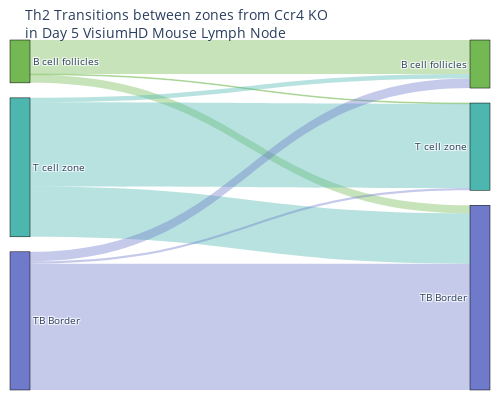

Source (notebook cell):
### Code cell
chart.adata.obs['banksy_cluster'] = chart.adata.obs['banksy_cluster'].astype('category')
chart.adata.obs['banksy_cluster'] = chart.adata.obs['banksy_cluster'].cat.remove_unused_categories()
chart.adata.obs['transition'] = chart.adata.obs['transition'].astype('category')
chart.adata.obs['transition']=chart.adata.obs['transition'].cat.remove_unused_categories()

df = chart.adata.obs[['banksy_cluster', 'transition']].copy()
counts = df.groupby(['banksy_cluster', 'transition']).size().unstack(fill_value=0)

plot_sankey_from_counts(
    df, counts, 
    # In Plotly, line breaks in titles using '\n' are not always rendered as new lines.
    # To achieve a line break in a Plotly title, use '<br>' instead of '\n'.
    "Th2 Transitions between zones from Ccr4 KO<br>in Day 5 VisiumHD Mouse Lymph Node", 
    f'figures/mouse_lymph1_{goi}KO_transitions_Th2.svg', 
    color_dict=color_dict
)

# if counts.empty:
#     # Create empty DataFrame with same index and columns
#     counts = pd.DataFrame(0, index=counts.index, columns=counts.columns)
# elif len(counts.index) != len(counts.columns):
#     # Add missing rows/columns with zeros
#     all_labels = sorted(set(counts.index) | set(counts.columns))
#     counts = counts.reindex(index=all_labels, columns=all_labels, fill_value=0)

# plt.figure(figsize=(3,3), dpi=300)
# sns.heatmap(
#     counts,
#     annot=True,
#     fmt='d',  # Changed to integer format
#     cmap='Blues',
#     linewidths=0.5,
#     linecolor='white',
#     cbar=False,
#     square=True,
#     annot_kws={"size": 6}
# )

# plt.title(f"Th2 Transitions between zones from Ccr4 KO\nin Day 5 VisiumHD Mouse Lymph Node", fontsize=8)
# plt.xlabel("Transition Label", fontsize=6)
# plt.ylabel("Original", fontsize=6)
# plt.xticks(rotation=45, ha='right', fontsize=6)
# plt.yticks(rotation=0, fontsize=6)

# plt.tight_layout()
# plt.savefig(f'figures/mouse_lymph1_{goi}KO_transitions_Th2.svg', format='svg', dpi=300, bbox_inches='tight', transparent=True)
# plt.show()

### Figure 1 — Plotly figure (JSON) as saved in the notebook; plotly's stock layout.template omitted (floating-point values rounded to 4 significant figures)
{"data": [{"link": {"color": ["rgba(116,184,84,0.4)", "rgba(116,184,84,0.4)", "rgba(116,184,84,0.4)", "rgba(76,182,175,0.4)", "rgba(76,182,175,0.4)", "rgba(76,182,175,0.4)", "rgba(111,123,202,0.4)", "rgba(111,123,202,0.4)", "rgba(111,123,202,0.4)"], "source": [0, 0, 0, 1, 1, 1, 2, 2, 2], "target": [3, 4, 5, 3, 4, 5, 3, 4, 5], "value": [46, 1, 11, 6, 114, 68, 13, 3, 171]}, "node": {"color": ["#74b854", "#4cb6af", "#6f7bca", "#74b854", "#4cb6af", "#6f7bca"], "label": ["B cell follicles", "T cell zone", "TB Border", "B cell follicles", "T cell zone", "TB Border"], "line": {"color": "black", "width": 0.5}, "pad": 15, "thickness": 20, "x": [0, 0, 0, 1, 1, 1]}, "type": "sankey"}], "layout": {"autosize": false, "font": {"size": 10}, "height": 400, "margin": {"b": 10, "l": 10, "r": 10, "t": 40}, "title": {"text": "Th2 Transitions between zones from Ccr4 KO<br>in Day 5 VisiumHD Mouse Lymph Node"}, "width": 500}}
